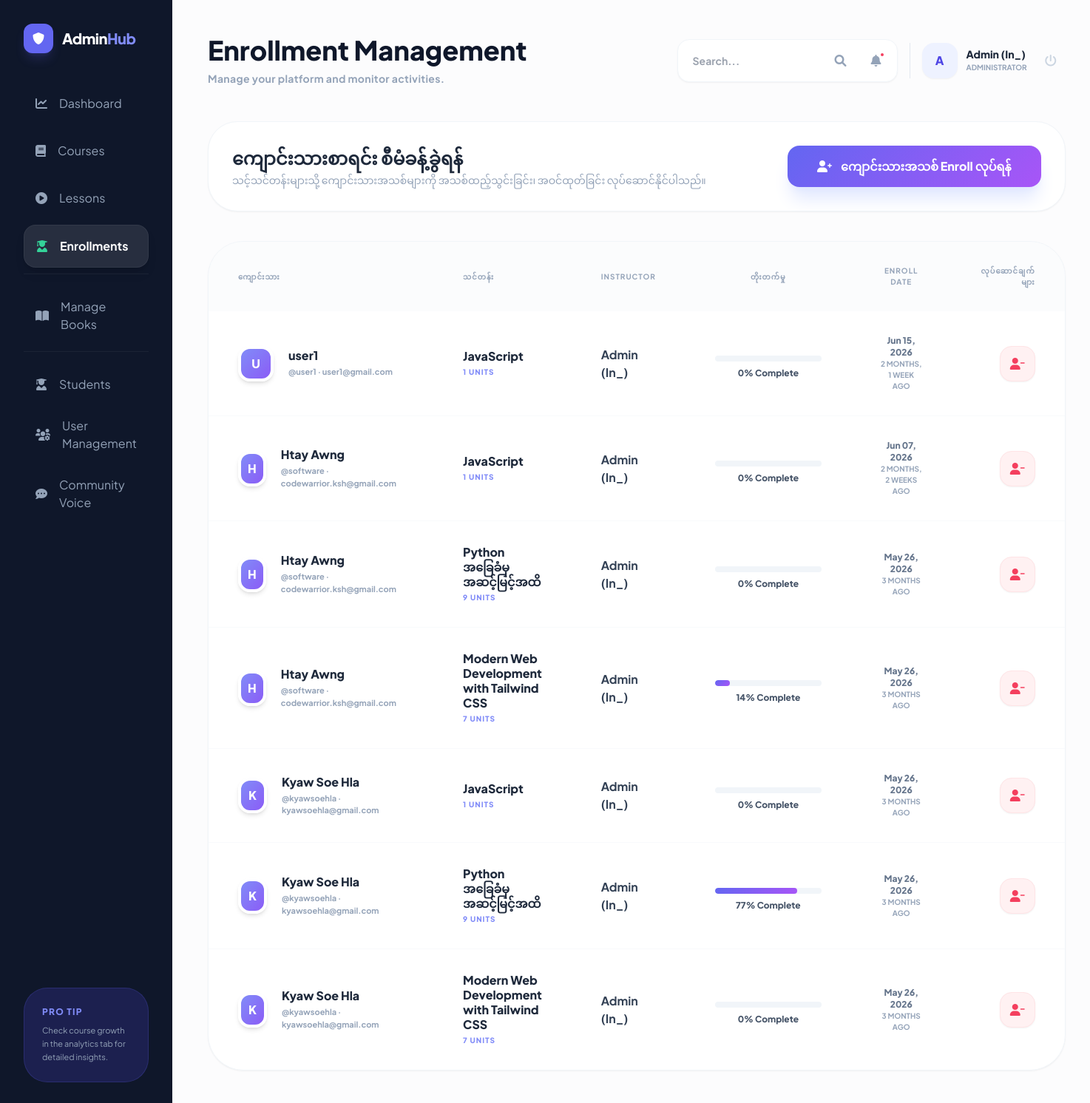
Page /manage/enrollments/ (signed in) on the earlier database version.
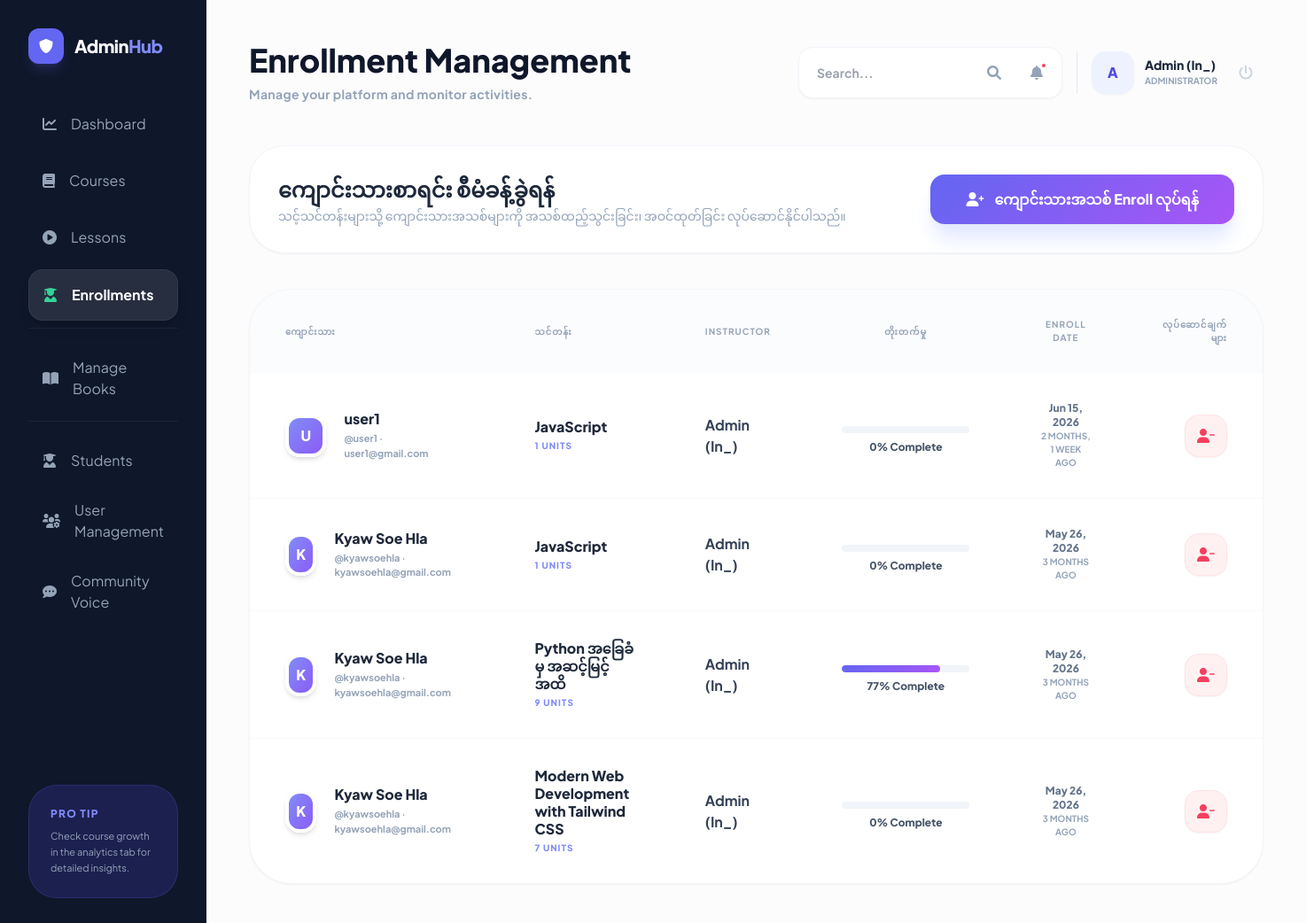
Same page on the later database version.
### courses/models.py (models this page shows, shortened)
class Enrollment(models.Model):
    student = models.ForeignKey(User, on_delete=models.CASCADE, related_name='enrollments')
    course = models.ForeignKey(Course, on_delete=models.CASCADE, related_name='enrolled_students')
    date_enrolled = models.DateTimeField(auto_now_add=True)
    completed_lessons = models.ManyToManyField(Lesson, blank=True, related_name='completed_by_students')
    class Meta:
        unique_together = ('student', 'course')
    @property
    def progress_percentage(self):
        total_lessons = self.course.lessons.count()
        if total_lessons == 0:
            return 0
        completed_count = self.completed_lessons.count()
        return int((completed_count / total_lessons) * 100)

class Course(models.Model):
    title = models.CharField(max_length=200)
    description = models.TextField()
    thumbnail = models.ImageField(upload_to='courses/thumbnails/', blank=True, null=True)
    instructor = models.ForeignKey(User, on_delete=models.CASCADE, related_name='courses_taught')
    created_at = models.DateTimeField(auto_now_add=True)
    updated_at = models.DateTimeField(auto_now=True)

### courses/views.py (the view)
# urls.py: path('manage/enrollments/', views.manage_enrollments, name='manage_enrollments'),
@login_required
@user_passes_test(is_instructor)
def manage_enrollments(request):
    if is_admin(request.user):
        enrollments = Enrollment.objects.select_related('student', 'student__profile', 'course', 'course__instructor') \
            .prefetch_related('completed_lessons').order_by('-date_enrolled')
    else:
        enrollments = Enrollment.objects.filter(course__instructor=request.user) \
            .select_related('student', 'student__profile', 'course', 'course__instructor') \
            .prefetch_related('completed_lessons').order_by('-date_enrolled')
    return render(request, 'courses/management/manage_enrollments.html', {'enrollments': enrollments})

### courses/context_processors.py (called while the page is built)
def user_roles(request):
    if request.user.is_authenticated:
        return {
            'is_admin_user': _is_admin(request.user),
            'is_instructor_user': _is_instructor(request.user),
            'user_role_label': (request.user.profile.role if hasattr(request.user, 'profile') else 'student')
        }
    return {
        'is_admin_user': False,
        'is_instructor_user': False,
        'user_role_label': 'guest'
    }

### courses/helpers.py (called while the page is built)
def is_admin(user):
    if user.is_superuser:
        return True
    if hasattr(user, 'profile'):
        return user.profile.role == 'admin'
    return False

def is_instructor(user):
    if user.is_superuser:
        return True
    if hasattr(user, 'profile'):
        return user.profile.role == 'instructor'
    return False

### courses/templates/courses/management/manage_enrollments.html (shortened to what the changed rows need)
{% extends 'base.html' %}
{% block content %}
<div class="min-h-screen bg-[#fcfcfd] flex flex-col lg:flex-row">
    <main class="flex-grow p-6 lg:p-12">
        {% include 'courses/admin_topbar_snippet.html' with title="Enrollment Management" subtitle="Total "|add:enrollments.count|add:" active enrollments on the platform." %}
        <div class="mb-10">
            <div class="flex flex-col md:flex-row md:items-center justify-between gap-6 bg-white p-8 rounded-[2.5rem] border border-slate-100 shadow-sm">
                <div class="space-y-1">
                    <h2 class="text-2xl font-black text-slate-800">ကျောင်းသားစာရင်း စီမံခန့်ခွဲရန်</h2>
                </div>
            </div>
        </div>
        <div class="bg-white rounded-[3rem] shadow-sm border border-slate-100 overflow-hidden" data-aos="fade-up">
            {% if enrollments %}
            <div class="overflow-x-auto">
                <table class="w-full text-left">
                    <thead class="text-slate-400 text-[10px] uppercase tracking-widest font-black bg-slate-50/50">
                        <tr>
                            <th class="px-10 py-8">ကျောင်းသား</th>
                            <th class="px-10 py-8">သင်တန်း</th>
                            {% if is_admin_user %}
                            <th class="px-10 py-8">Instructor</th>
                            {% endif %}
                            <th class="px-10 py-8 text-center">တိုးတက်မှု</th>
                            <th class="px-10 py-8 text-center">Enroll Date</th>
                            <th class="px-10 py-8 text-right">လုပ်ဆောင်ချက်များ</th>
                        </tr>
                    </thead>
                    <tbody class="divide-y divide-slate-50">
                        {% for enrollment in enrollments %}
                        <tr class="group hover:bg-slate-50/30 transition-all">
                            <td class="px-10 py-8">
                                <div class="flex items-center space-x-5">
                                    <div class="w-12 h-12 rounded-2xl bg-gradient-to-br from-indigo-400 to-violet-500 flex items-center justify-center text-white font-black shadow-md border-4 border-white transition-transform group-hover:scale-110">
                                        {{ enrollment.student.first_name|slice:":1"|default:enrollment.student.username|slice:":1"|upper }}
                                    </div>
                                    <div>
                                        <p class="font-black text-slate-800 leading-tight mb-1">
                                            {{ enrollment.student.get_full_name|default:enrollment.student.username }}
                                        </p>
                                        <p class="text-[11px] font-bold text-slate-400">@{{ enrollment.student.username }} · {{ enrollment.student.email }}</p>
                                    </div>
                                </div>
                            </td>
                            <td class="px-10 py-8">
                                <div>
                                    <p class="font-black text-slate-800 leading-tight mb-1 group-hover:text-indigo-600 transition-colors">{{ enrollment.course.title }}</p>
                                    <p class="text-[10px] font-black uppercase tracking-widest text-indigo-400">{{ enrollment.course.lessons.count }} Units</p>
                                </div>
                            </td>
                            {% if is_admin_user %}
                            <td class="px-10 py-8">
                                <p class="font-bold text-slate-700">{{ enrollment.course.instructor.get_full_name|default:enrollment.course.instructor.username }}</p>
                            </td>
                            {% endif %}
                            <td class="px-10 py-8 text-center">
                                <div class="inline-flex items-center flex-col gap-2 w-36">
                                    <div class="w-full bg-slate-100 rounded-full h-2 overflow-hidden">
                                        <div class="h-full rounded-full custom-gradient transition-all" style="width: {{ enrollment.progress_percentage }}%"></div>
                                    </div>
                                    <p class="text-xs font-black text-slate-600">{{ enrollment.progress_percentage }}% Complete</p>
                                </div>
                            </td>
                            <td class="px-10 py-8 text-center">
                                <p class="text-xs font-black text-slate-500">{{ enrollment.date_enrolled|date:"M d, Y" }}</p>
                                <p class="text-[10px] font-bold text-slate-400 uppercase">{{ enrollment.date_enrolled|timesince }} ago</p>
                            </td>
                            <td class="px-10 py-8 text-right">
                                <form action="{% url 'remove_enrollment' enrollment.pk %}" method="post" onsubmit="return confirm('Are you sure you want to remove this enrollment?');">
                                    <button type="submit" class="inline-flex items-center w-12 h-12 rounded-2xl bg-rose-50 text-rose-500 hover:bg-rose-500 hover:text-white transition-all shadow-sm border border-rose-100 hover:border-rose-500">
                                        <i class="fas fa-user-minus mx-auto"></i>
                                    </button>
                                </form>
                            </td>
                        </tr>
                        {% endfor %}
                    </tbody>
                </table>
            </div>
            {% endif %}
        </div>
    </main>
</div>
{% endblock %}

Differences in the rows shown:
removed Enrollment: student.first_name "H", student.get_full_name "Htay Awng", student.username "software", student.email "codewarrior.ksh@gmail.com", course "JavaScript", course.lessons.count "1", course.instructor.get_full_name "Admin (In_)", progress_percentage "0", date_enrolled "Jun 07, 2026", date_enrolled "2 MONTHS, 2 WEEKS"
removed Enrollment: student.first_name "H", student.get_full_name "Htay Awng", student.username "software", student.email "codewarrior.ksh@gmail.com", course "Python အခြေခံမှ အဆင့်မြင့်အထိ", course.lessons.count "9", course.instructor.get_full_name "Admin (In_)", progress_percentage "0", date_enrolled "May 26, 2026", date_enrolled "3 MONTHS"
removed Enrollment: student.first_name "H", student.get_full_name "Htay Awng", student.username "software", student.email "codewarrior.ksh@gmail.com", course "Modern Web Development with Tailwind CSS", course.lessons.count "7", course.instructor.get_full_name "Admin (In_)", progress_percentage "14", date_enrolled "May 26, 2026", date_enrolled "3 MONTHS"
